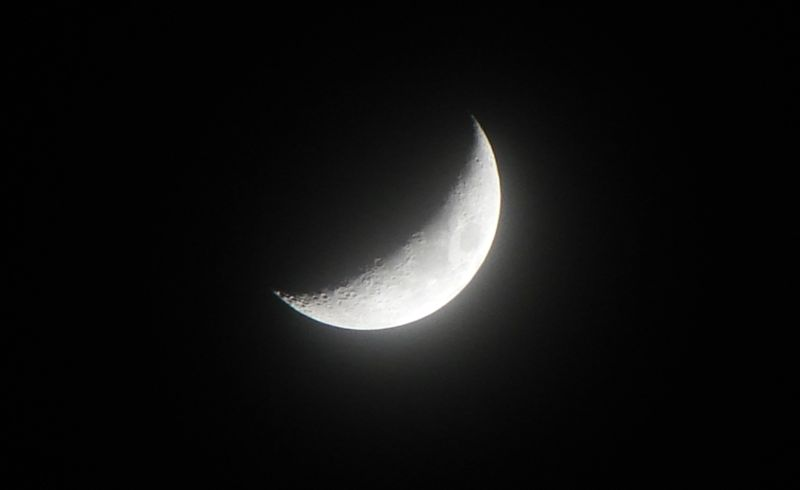
#> input picture moon.jpg, 800 x 490 px
$ python png_trames.py
#> lines starting #> are read from the running program, lines starting #| are printed output that depends on the picture
from PIL import Image

# Choix des caractères ASCII du plus clair au plus sombre
ASCII_CHARS = [" ", ".", ":", "-", "=", "+", "*", "#", "%", "@"]
# [ ] construire un tableau de png avec les noms de fichier

# Chargement de l'image
image_path = "moon.jpg"  # modifier avec le chemin de ton image
image = Image.open(image_path)
#> image is the input picture: PIL image 800x490 RGB; mean R, G, B 16.5, 16.5, 16.3

# Redimensionnement width fixe et hauteur proportionnelle
new_width = 150
width, height = image.size
#> width = 800; height = 490
ratio = height / width
#> ratio = 0.613
new_height = int(new_width * ratio *0.5)
#> new_height = 45
image = image.resize((new_width, new_height))
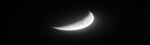
#> image: PIL image 150x45 RGB; mean R, G, B 16.5, 16.5, 16.3

# Conversion en niveaux de gris
image = image.convert("L")
#> image: PIL image 150x45 L

# Récupération des pixels
pixels = image.getdata()

# Conversion des pixels en caractères ASCII
ascii_str = ""
for pixel_value in pixels:
    # [ ] choisir index dans le tableau de png
    index = pixel_value * (len(ASCII_CHARS) - 1) // 255
    # [ ] prendre le fichier dans le répertoire de png
    ascii_str += ASCII_CHARS[index]
#> this loop made 6750 passes
#> (pixel_value, ascii_str) on passes 3 to 5: (1, '   '), (1, '    '), (1, '     ')
    # [ ] stitch carré de png sur la série existante

# Construction des lignes selon largeur d'image
ascii_image = ""
for i in range(0, len(ascii_str), new_width):
    ascii_image += ascii_str[i:i+new_width] + "\n"
#> this loop made 45 passes
#> i on passes 2 to 13: 150, 300, 450, 600, 750, 900, 1050, 1200, 1350, 1500, 1650, 1800

# Affichage dans le terminal
print(ascii_image)

# [ ] reconstruire l'image résultante
